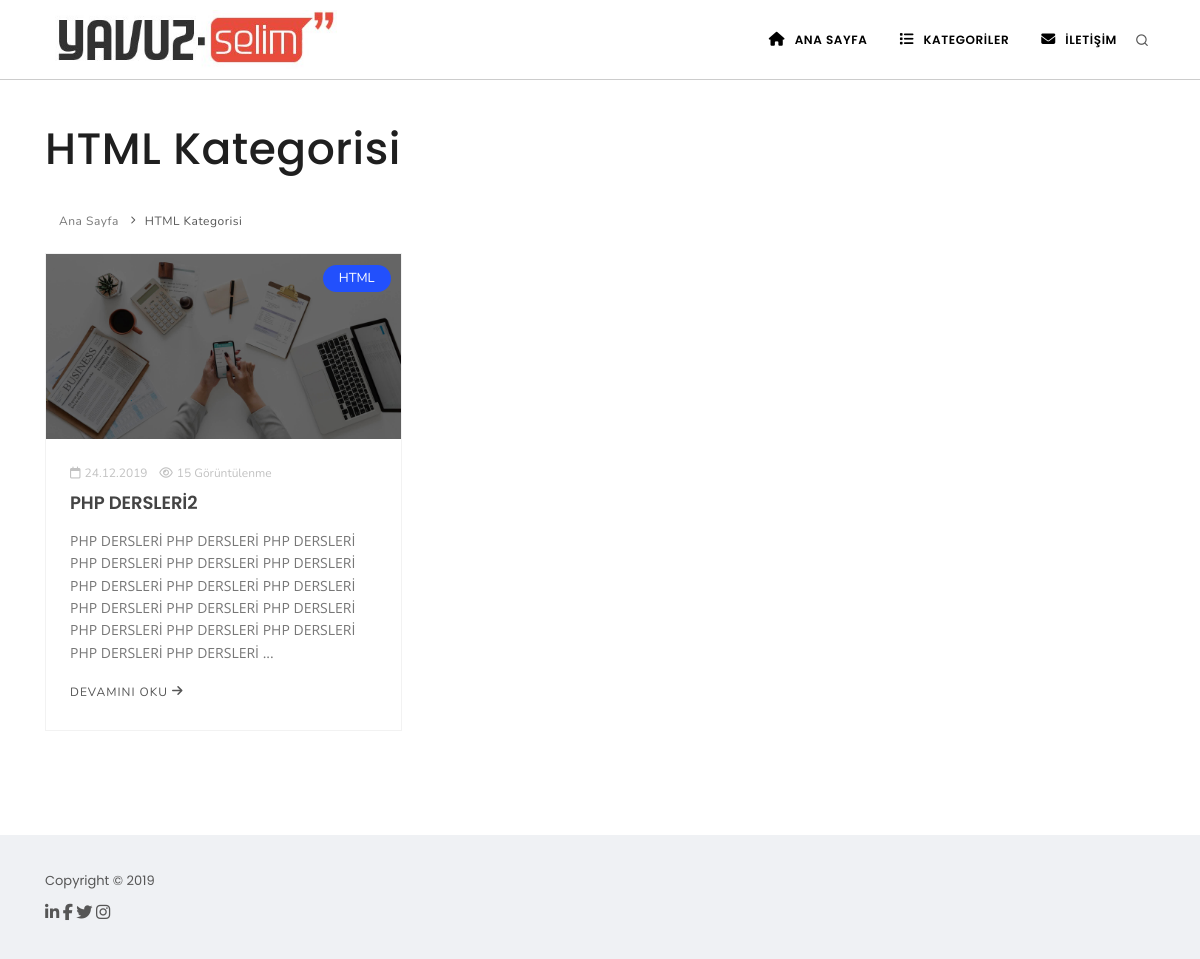
The page /kategoriler.php?kat_sef=html on the database its author committed.
### tables this page shows
CREATE TABLE `ayarlar` (
  `id` int(11) NOT NULL,
  `site_url` varchar(200) NOT NULL,
  `site_baslik` varchar(200) NOT NULL,
  `site_keyw` varchar(260) NOT NULL,
  `site_desc` varchar(260) NOT NULL,
  `site_harita` varchar(300) NOT NULL,
  `site_mail` varchar(250) NOT NULL,
  `site_logo` varchar(200) NOT NULL,
  `site_favicon` varchar(200) NOT NULL,
  `google_dogrulama_kodu` varchar(200) NOT NULL,
  `yandex_dogrulama_kodu` varchar(200) NOT NULL,
  `bing_dogrulama_kodu` varchar(200) NOT NULL,
  `analiytcs_kodu` mediumtext NOT NULL,
  `site_durum` tinyint(1) NOT NULL,
  `harita_durum` tinyint(1) NOT NULL DEFAULT '1'
);

CREATE TABLE `kategoriler` (
  `id` int(11) NOT NULL,
  `kat_adi` varchar(200) NOT NULL,
  `kat_sef` varchar(200) NOT NULL,
  `kat_keyw` varchar(260) NOT NULL,
  `kat_desc` varchar(260) NOT NULL
);

CREATE TABLE `yazilar` (
  `yazi_id` int(11) NOT NULL,
  `yazi_kat_id` int(11) NOT NULL,
  `yazi_baslik` varchar(250) NOT NULL,
  `yazi_sef` varchar(250) NOT NULL,
  `yazi_resim` varchar(200) NOT NULL,
  `yazi_icerik` text NOT NULL,
  `yazi_etiketler` varchar(250) NOT NULL,
  `yazi_sef_etiketler` varchar(250) NOT NULL,
  `yazi_tarih` timestamp NOT NULL DEFAULT CURRENT_TIMESTAMP,
  `yazi_durum` tinyint(1) NOT NULL DEFAULT '1',
  `yazi_goruntulenme` int(11) DEFAULT '0'
);

### sistem/baglan.php (called while the page is built, shortened)
<?php
 try{
     $db = new PDO("mysql:host=localhost;dbname=gelismisblog;charset=utf8;","root","");
     $db->query("SET CHARACTER SET UTF8");
     $db->query("SET NAMES UTF8");
 }catch(PDOException $hata){
     echo $hata->getMessage();
 }
 $ayarlar = $db->prepare("SELECT * FROM ayarlar");
 $ayarlar->execute();
 $arow        = $ayarlar->fetch(PDO::FETCH_OBJ);
?>

### sistem/fonksiyon.php (called while the page is built, shortened)
<?php
require_once 'baglan.php';
?>

### kategoriler.php (the view, shortened to what this page needs)
<?php
require_once 'inc/ust.php'; ?>
        <?php require_once 'inc/menu.php';
        $s     = @intval($_GET['s']);
        if(!$s){ $s = 1; }
        $kat   = strip_tags($_GET['kat_sef']);
        $kategoribul = $db->prepare("SELECT * FROM kategoriler WHERE kat_sef=:k");
        $kategoribul->execute([':k' => $kat]);
        if($kategoribul->rowCount()) {
            $katrow = $kategoribul->fetch(PDO::FETCH_OBJ);
        }else{
            header('Location:'.$arow->site_url);
        }
        ?>
        <section id="page-content">
            <div class="container">
                <div class="page-title">
                    <h1><?php echo $katrow->kat_adi;?> Kategorisi</h1>
                    <div class="breadcrumb float-left">
                        <ul>
                            <li><a href="#">Ana Sayfa</a>
                            </li>
                            <li><a href="#"><?php echo $katrow->kat_adi;?> Kategorisi</a>
                            </li>
                        </ul>
                    </div>
                </div>
                <div id="blog" class="grid-layout post-3-columns m-b-30" data-item="post-item">
                    <?php
                        $lim    = 9;
                        $goster = $s * $lim - $lim;
                        $sorgu  = $db->prepare("SELECT * FROM yazilar
                          INNER JOIN kategoriler ON kategoriler.id = yazilar.yazi_kat_id
                          WHERE yazi_durum=:d AND yazi_kat_id=:kat ORDER BY yazi_tarih DESC LIMIT :goster,:lim
                        ");
                        $sorgu->bindValue(":d",(int) 1,PDO::PARAM_INT);
                        $sorgu->bindValue(":kat",(int) $katrow->id,PDO::PARAM_INT);
                        $sorgu->bindValue(":goster",(int) $goster,PDO::PARAM_INT);
                        $sorgu->bindValue(":lim",(int) $lim,PDO::PARAM_INT);
                        $sorgu->execute();
                        if($sorgu->rowCount()){
                            foreach($sorgu as $row) {
                                ?>
                                <div class="post-item border">
                                    <div class="post-item-wrap">
                                        <div class="post-image">
                                            <a href="<?php echo $arow->site_url;?>/yazidetay.php?yazi_sef=<?php echo $row['yazi_sef'];?>&id=<?php echo $row['yazi_id'];?>">
                                                <img width="525" height="350" alt="<?php echo $row['yazi_baslik'];?>" src="images/<?php echo $row['yazi_resim'];?>">
                                            </a>
                                            <span class="post-meta-category"><a href="<?php echo $arow->site_url.'/kategoriler.php?kat_sef='.$row['kat_sef'];?>"><?php echo $row['kat_adi'];?></a></span>
                                        </div>
                                        <div class="post-item-description">
                                            <span class="post-meta-date"><i class="fa fa-calendar-o"></i><?php echo date('d.m.Y',strtotime($row['yazi_tarih']));?></span>
                                            <span class="post-meta-comments"><a href=""><i class="fa fa-eye"></i><?php echo $row['yazi_goruntulenme'];?> Görüntülenme</a></span>
                                            <h2><a href="<?php echo $arow->site_url;?>/yazidetay.php?yazi_sef=<?php echo $row['yazi_sef'];?>&id=<?php echo $row['yazi_id'];?>"><?php echo $row['yazi_baslik'];?></a></h2>
                                            <p style="word-wrap: break-word;"><?php echo mb_substr(strip_tags($row['yazi_icerik']),0,250,'utf8').'...';?></p>
                                            <a href="<?php echo $arow->site_url;?>/yazidetay.php?yazi_sef=<?php echo $row['yazi_sef'];?>&id=<?php echo $row['yazi_id'];?>" class="item-link">Devamını Oku <i class="fa fa-arrow-right"></i></a>
                                        </div>
                                    </div>
                                </div>
                                <?php
                            }
                            ?>
                </div>
                            <?php
                        }else{
                            echo '<div class="alert alert-danger">Bu kategoriye ait konu bulunmuyor...</div>';
                        } ?>
            </div>
        </section>
<?php require_once 'inc/alt.php'; ?>

### inc/menu.php (shortened to what this page needs)
<header id="header">
    <div class="header-inner" style="border-bottom: 1px solid #cccccc;">
        <div class="container">
            <div id="logo">
                <a href="<?php echo $arow->site_url;?>" class="logo" data-src-dark="images/<?php echo $arow->site_logo;?>"> <img style="padding: 10px "width="280" height="62"  src="<?php echo $arow->site_url;?>/images/<?php echo $arow->site_logo;?>" alt="<?php echo $arow->site_baslik;?>"> </a>
            </div>
            <div class="header-extras">
                <ul>
                    <li>
                        <a id="btn-search" href="#"> <i class="icon-search1"></i></a>
                    </li>
                </ul>
            </div>
            <div id="mainMenu">
                <div class="container">
                    <nav>
                        <ul>
                            <li><a href="<?php echo $arow->site_url;?>"><i class="fa fa-home"></i> ANA SAYFA</a></li>
                            <li class="dropdown"> <a href="#"><i class="fa fa-list"></i> KATEGORİLER</a>
                            </li>
                            <li><a href="<?php echo $arow->site_url.'/iletisim.php';?>"><i class="fa fa-envelope"></i> İLETİŞİM</a></li>
                        </ul>
                    </nav>
                </div>
            </div>
        </div>
    </div>
</header>

### rows shown on the page
ayarlar: site_url+site_logo (picture)
kategoriler: kat_adi "HTML"
yazilar: yazi_resim (picture), kategoriler.kat_adi "HTML", yazi_tarih "24.12.2019", yazi_goruntulenme "15", yazi_baslik "PHP DERSLERİ2", yazi_icerik "PHP DERSLERİ PHP DERSLERİ PHP DERSLERİ PHP DERSLERİ PHP DERSLERİ PHP DERSLERİ PHP DERSLERİ PHP DERSLERİ PHP DERSLERİ PHP DERSLERİ PHP DERSLERİ PHP DERSLERİ PHP DERSLERİ PHP DERSLERİ PHP DERSLERİ PHP DERSLERİ PHP DERSLERİ"
